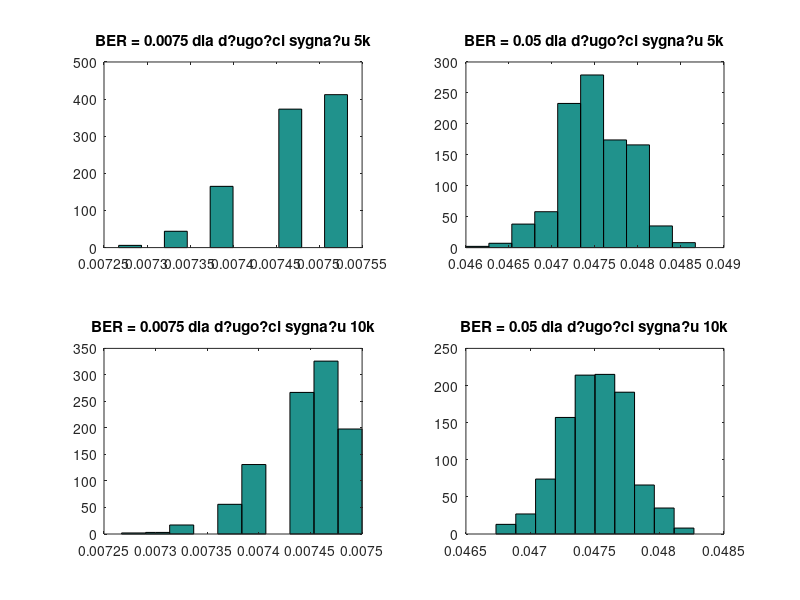

MATLAB code to generate this figure:
function hist_ber_actualber
  A = dlmread('data_5k_0.0075.txt'); #BER - 0,0075 dla dlugosci sygnalu 5k 
  B = dlmread('data_5k_0.05.txt'); #BER - 0,05 dla dlugosci sygnalu 5k 
  C = dlmread('data_10k_0.0075_x_1k.txt'); #BER - 0,0075 dla dlugosci sygnalu 10k 
  D = dlmread('data_10k_0.05_x_1k.txt'); #BER - 0,05 dla dlugosci sygnalu 10k 
  ay = NaN (1,1000);
  by = NaN (1,1000);
  cy = NaN (1,1000);
  dy = NaN (1,1000);
  
  for i=1:1000
    ay(1,[i]) = A (i,[3]);
    by(1,[i]) = B (i,[3]);
    cy(1,[i]) = C (i,[3]);
    dy(1,[i]) = D (i,[3]);
  end

  subplot(2,2,1)
  hist(ay, 10)
  title('BER = 0.0075 dla d?ugo?ci sygna?u 5k')
  subplot(2,2,2)
  hist(by, 10)
  title('BER = 0.05 dla d?ugo?ci sygna?u 5k')
  subplot(2,2,3)
  hist(cy, 10)
  title('BER = 0.0075 dla d?ugo?ci sygna?u 10k')
  subplot(2,2,4)
  hist(dy, 10)
  title('BER = 0.05 dla d?ugo?ci sygna?u 10k')
endfunction
